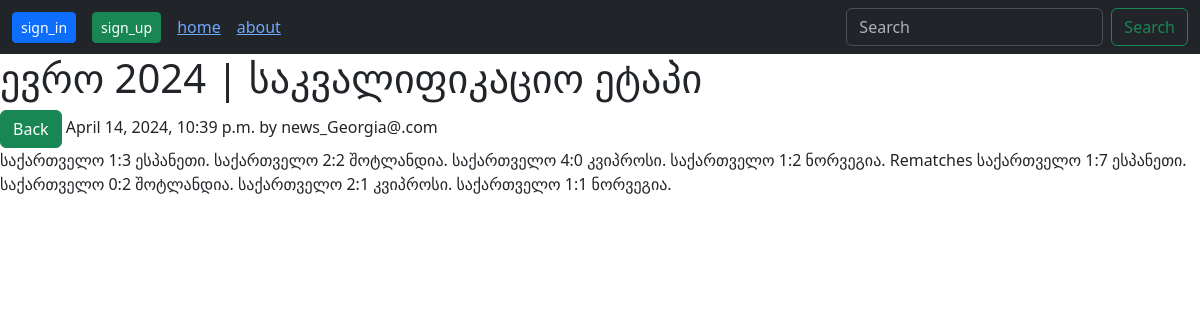
The page /posts/27/ on the database its author committed.
### forum/models.py (models this page shows)
class Post(models.Model):
    author = models.ForeignKey(settings.AUTH_USER_MODEL, on_delete = models.CASCADE)
    title = models.CharField(max_length = 101)
    content = models.TextField()
    created_at = models.DateTimeField(auto_now_add = True)

### users/models.py (models this page shows)
class User(AbstractUser):
    pass

### forum/views.py (the view)
# urls.py: path('posts/<int:pk>/',post_detail_view, name= 'post_detail' ),
def post_detail_view(request: HttpRequest , pk:int)-> HttpResponse:
    post: Post = get_object_or_404(Post , pk = pk)
    return render(
        request,
        'post_detail.html',
        context={
            'post':post,
        }
    )

### templates/post_detail.html (shortened to what this page needs)
{% extends "base.html"%}
{% block content %}
<h1>{{post.title}}</h1>
    <a  href = "{% url 'home'  %}", class = 'btn btn-success'>Back</a>
<span> {{post.created_at}} by {{post.author}} </span>
<p> {{post.content}} </p>
{% endblock content %}

### rows shown on the page
Post: title "ევრო 2024 | საკვალიფიკაციო ეტაპი", created_at "April 14, 2024, 10:39 p.m.", author "news_Georgia@.com", content "საქართველო 1:3 ესპანეთი. საქართველო 2:2 შოტლანდია. საქართველო 4:0 კვიპროსი. საქართველო 1:2 ნორვეგია. Rematches საქართველო 1:7 ესპანეთი. საქართველო 0:2 შოტლანდია. საქართველო 2:1 კვიპროსი. საქართველო 1:1 ნორვეგია."
